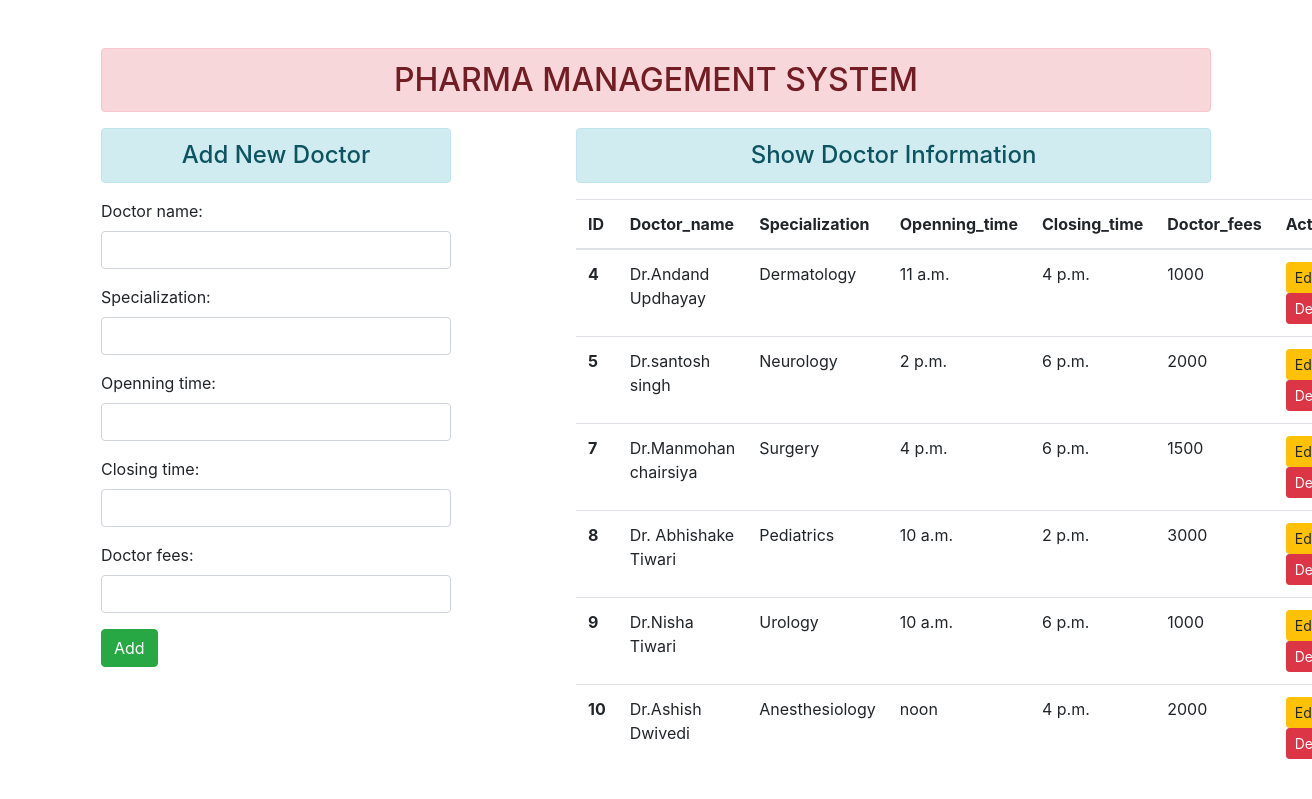
The page / on the database its author committed.
### enroll/models.py (models this page shows)
class User(models.Model):
    Doctor_name = models.CharField(max_length=90)
    Specialization = models.CharField(max_length=80)
    Openning_time = models.TimeField(max_length=100)
    Closing_time = models.TimeField(max_length=100)
    Doctor_fees = models.CharField(max_length=50)

### enroll/views.py (the view)
# urls.py: path('', views.add_show, name="addandshow"),
def add_show(request):
 if request.method == 'POST':
  fm = DoctorRegistration(request.POST)
  if fm.is_valid():
   nm = fm.cleaned_data['Doctor_name']
   sm = fm.cleaned_data['Specialization']
   op = fm.cleaned_data['Openning_time']
   oc = fm.cleaned_data['Closing_time']
   oD = fm.cleaned_data['Doctor_fees']
   reg = User(Doctor_name=nm, Specialization=sm, Openning_time=op,Closing_time=oc,Doctor_fees=oD)
   reg.save()
   fm = DoctorRegistration()
 else:
  fm = DoctorRegistration()
 doct = User.objects.all()
 return render(request, 'enroll/addandshow.html', {'form':fm, 'doc':doct})

### enroll/forms.py
class DoctorRegistration(forms.ModelForm):
 class Meta:
  model = User
  fields = ['Doctor_name', 'Specialization', 'Openning_time','Closing_time','Doctor_fees']
  widgets = {
   'Doctor_name': forms.TextInput(attrs={'class':'form-control'}),
   'Specialization': forms.TextInput(attrs={'class':'form-control'}),
   'Openning_time': forms.TimeInput(attrs={'class':'form-control'}),
   'Closing_time': forms.TimeInput(attrs={'class':'form-control'}),
   'Doctor_fees' : forms.TextInput(attrs={'class':'form-control'}),
  }

### enroll/templates/enroll/addandshow.html (shortened to what this page needs)
{% extends 'enroll/base.html' %}
{% block content %}
<div class="row">
 <div class="col-sm-4">
  <h4 class="text-center alert alert-info">Add New Doctor</h4>
  <form action="" method="POST">
   {{form.as_p}}
   <input type="submit" class="btn btn-success" value="Add">
  </form>
 </div>
 <div class="col-sm-7 offset-1">
  <h4 class="text-center alert alert-info">Show Doctor Information</h4>
  {% if doc %}
   <table class="table table-hover">
     <thead>
       <tr>
         <th scope="col">ID</th>
         <th scope="col">Doctor_name</th>
         <th scope="col">Specialization</th>
         <th scope="col">Openning_time</th>
         <th scope="col">Closing_time</th>
         <th scope="col">Doctor_fees</th>
         <th scope="col">Action</th>
       </tr>
     </thead>
     <tbody>
      {% for dt in doc %}
       <tr>
         <th scope="row">{{dt.id}}</th>
         <td>{{dt.Doctor_name}}</td>
         <td>{{dt.Specialization}}</td>
         <td>{{dt.Openning_time}}</td>
         <td>{{dt.Closing_time}}</td>
         <td>{{dt.Doctor_fees}}</td>
         <td>
         <a href="{% url 'updatedata' dt.id %}" class="btn btn-warning btn-sm">Edit</a>
         <form action="{% url 'deletedata' dt.id %}" method="post" class="d-inline"> {% csrf_token %}
           <BR>
          <input type="submit" class="btn btn-danger btn-sm" value="Delete">
         </form>
         </td>
       </tr>
      {% endfor %}
     </tbody>
   </table>
  {% else %}
   <h4 class="text-center alert alert-warning">No Records</h4>
  {% endif %}
 </div>
</div>
{% endblock content %}

### enroll/templates/enroll/base.html (shortened to what this page needs)
<!DOCTYPE html>
{% load static %}
<html lang="en">
<head>
 <link rel="stylesheet" href="{% static 'enroll/css/bootstrap.css' %}">
</head>
<body>
 <div class="container mt-5">
  <h2 class="text-center alert alert-danger">PHARMA MANAGEMENT SYSTEM</h2>
  {% block content %} {% endblock content %}
 </div>
</body>
</html>

### rows shown on the page
User: id "4", Doctor_name "Dr.Andand Updhayay", Specialization "Dermatology", Openning_time "11 a.m.", Closing_time "4 p.m.", Doctor_fees "1000"
User: id "5", Doctor_name "Dr.santosh singh", Specialization "Neurology", Openning_time "2 p.m.", Closing_time "6 p.m.", Doctor_fees "2000"
User: id "7", Doctor_name "Dr.Manmohan chairsiya", Specialization "Surgery", Openning_time "4 p.m.", Closing_time "6 p.m.", Doctor_fees "1500"
User: id "8", Doctor_name "Dr. Abhishake Tiwari", Specialization "Pediatrics", Openning_time "10 a.m.", Closing_time "2 p.m.", Doctor_fees "3000"
User: id "9", Doctor_name "Dr.Nisha Tiwari", Specialization "Urology", Openning_time "10 a.m.", Closing_time "6 p.m.", Doctor_fees "1000"
User: id "10", Doctor_name "Dr.Ashish Dwivedi", Specialization "Anesthesiology", Openning_time "noon", Closing_time "4 p.m.", Doctor_fees "2000"
